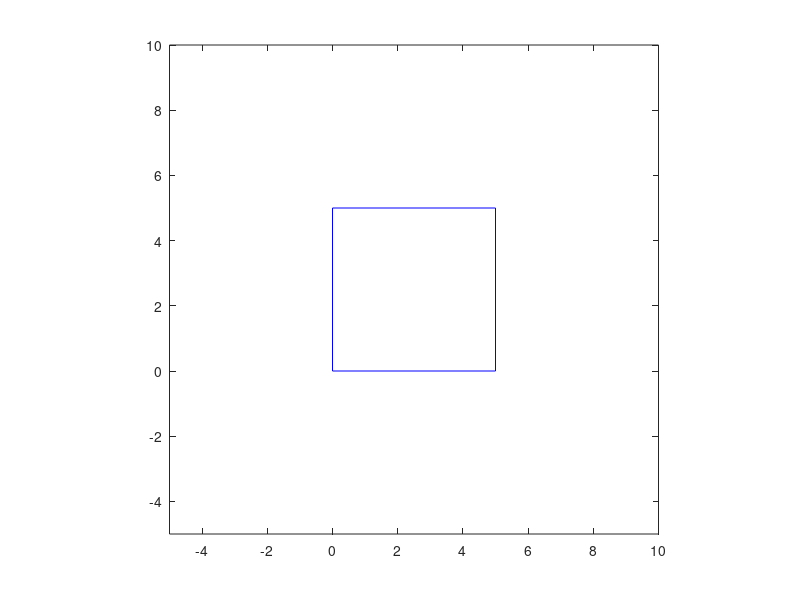

Reproduce this figure in MATLAB. (Note: this script raises an error after producing the figure.)
%mapbuilder for roboSim V1.3
%save maps as text file using ginput;
%currently maps are square (v1_3)
function [xs,ys,myHeight,myWidth] = mapBuilder()

    myFile=input('what would you like to name you map file? ','s');
    myID=fopen(myFile,'w');

    myWidth=input('Choose the Arena Width. ');
    myHeight=input('Choose the Arena Height. ');
    
    fprintf(myID,'%i %i 0 0 0 0 0 0 \n',myHeight,myWidth)
    
    arena=[0,myWidth,myWidth,0,0
       0,0  ,myHeight,myHeight,0];
   
    figure(1);
    plot(arena(1,:),arena(2,:),'b-'); hold on
    axis([-5 myWidth+5 -5 myHeight+5]);
    axis equal
    disp('Place your objects on the figure. Each object must have 4 vertices.')
    adding=1;
    ctr=0;
    while adding
        ctr=ctr+1;
        
        [xs(ctr,:),ys(ctr,:)]=ginput(4);
        fprintf(myID,'%f %f %f %f ',xs(ctr,1),xs(ctr,2),xs(ctr,3),xs(ctr,4));
        fprintf(myID,'%f %f %f %f ',ys(ctr,1),ys(ctr,2),ys(ctr,3),ys(ctr,4));
        fill(xs(ctr,:),ys(ctr,:),'g')
        axis([-5 myWidth+5 -5 myHeight+5]);
        axis equal
        % dont put a newline at the end of the last line
        adding=input('Would you like to add another object? (1/0) ');
        if adding
            fprintf(myID,'\n');
        end
        
    end

    fclose(myID)


